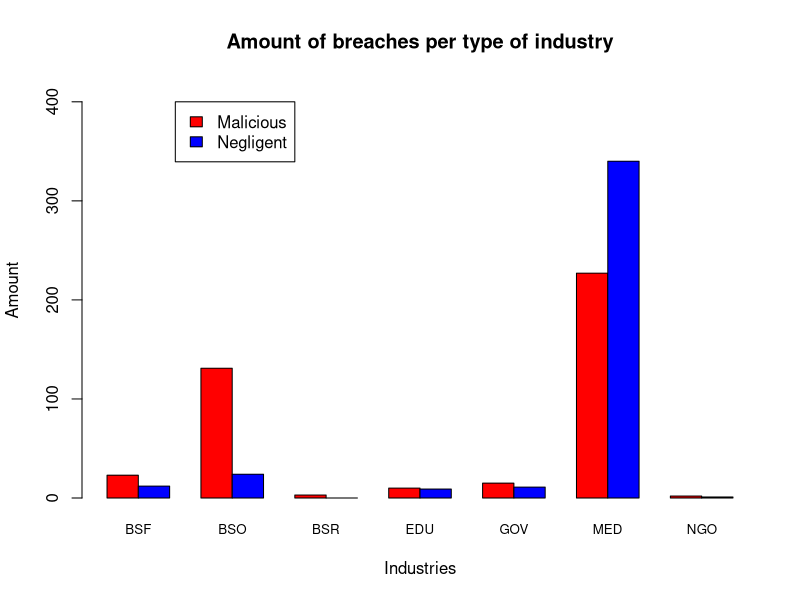

The R source for this figure:
bpo <- matrix(c(23, 131, 3, 10, 15, 227, 2, 12, 24, 0, 9, 11, 340, 1),ncol=7,byrow=TRUE)
colnames(bpo) <- c("BSF", "BSO", "BSR", "EDU", "GOV", "MED", "NGO")
rownames(bpo) <- c("Malicious", "Negligent")
bpo <- as.table(bpo)

#plot
barplot(bpo, main="Amount of breaches per type of industry",
        xlab="Industries", ylab="Amount", col=c("red", "blue"),
        legend = rownames(bpo), args.legend = list(x=7, y=400), beside=TRUE, ylim=c(0, 420), cex.names=0.8)